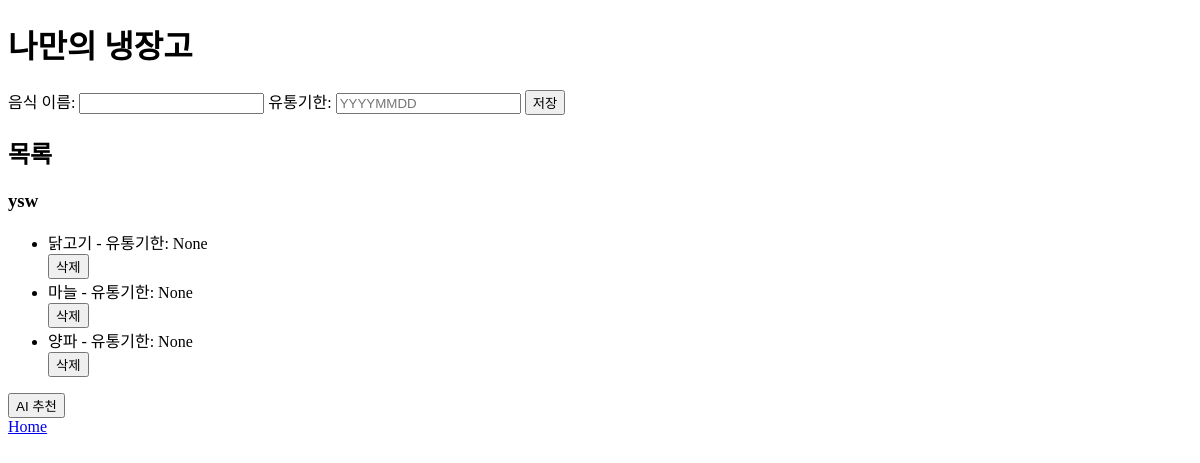
Page /myfridge/ (signed in) on the committed database.
### models.py (models this page shows)
class Fridge(db.Model):
    __tablename__ = 'fridge'
    id = db.Column(db.Integer, primary_key=True)
    food = db.Column(db.Text, nullable=False)
    exp_date = db.Column(db.Date, nullable=True)
    user_id=db.Column(db.Integer, db.ForeignKey('user.id'))

### fridge/fridge.py (the view)
@fridge.route('/', methods=['GET'])
def myfridge():
    if 'user_id' not in session:
        return redirect(url_for('auth.login'))
    openai_bot.messages_clear()
    foods = Fridge.query.filter_by(user_id=session['user_id']).all()
    return render_template('fridge.html', user_name=session['username'], foods=foods)

### fridge/templates/fridge.html (shortened to what this page needs)
<!DOCTYPE html>
<html>
<head>
    <link rel="stylesheet" href="static/fridge.css">
</head>
<body>
    <h1>나만의 냉장고</h1>
    <form method="POST" action="{{ url_for('fridge.updatefridge') }}">
        <label for="food_name">음식 이름:</label>
        <input type="text" id="food" name="food" required>
        <label for="expiration_date">유통기한: </label>
        <input type="text" id="exp_date" name="exp_date" placeholder="YYYYMMDD">
        <button type="submit">저장</button>
    </form>
    <h2>목록</h2>
    <h3>{{ user_name }}</h3>
    <ul>
        {% for fridge_food in foods %}
            <li>{{ fridge_food.food }} - 유통기한: {{ fridge_food.exp_date }} </li>
            <form method="POST" action="{{ url_for('fridge.deletefood', food_id=fridge_food.id) }}" onsubmit="return confirmDelete();">
                <button type="submit">삭제</button>
            </form>
        {% endfor %}
    </ul>
    <button id="rec_button" class="rec_button" onclick="recommendRecipe('recommendation')">AI 추천</button>
    <a href="/">Home</a>
</body>
</html>

### fridge/static/fridge.css (style rules this page uses)
.rec_button { display: block; }

### rows in the picture
Fridge: food "닭고기", exp_date "None"
Fridge: food "마늘", exp_date "None"
Fridge: food "양파", exp_date "None"

### other values in the picture
{{ user_name }} "ysw"
